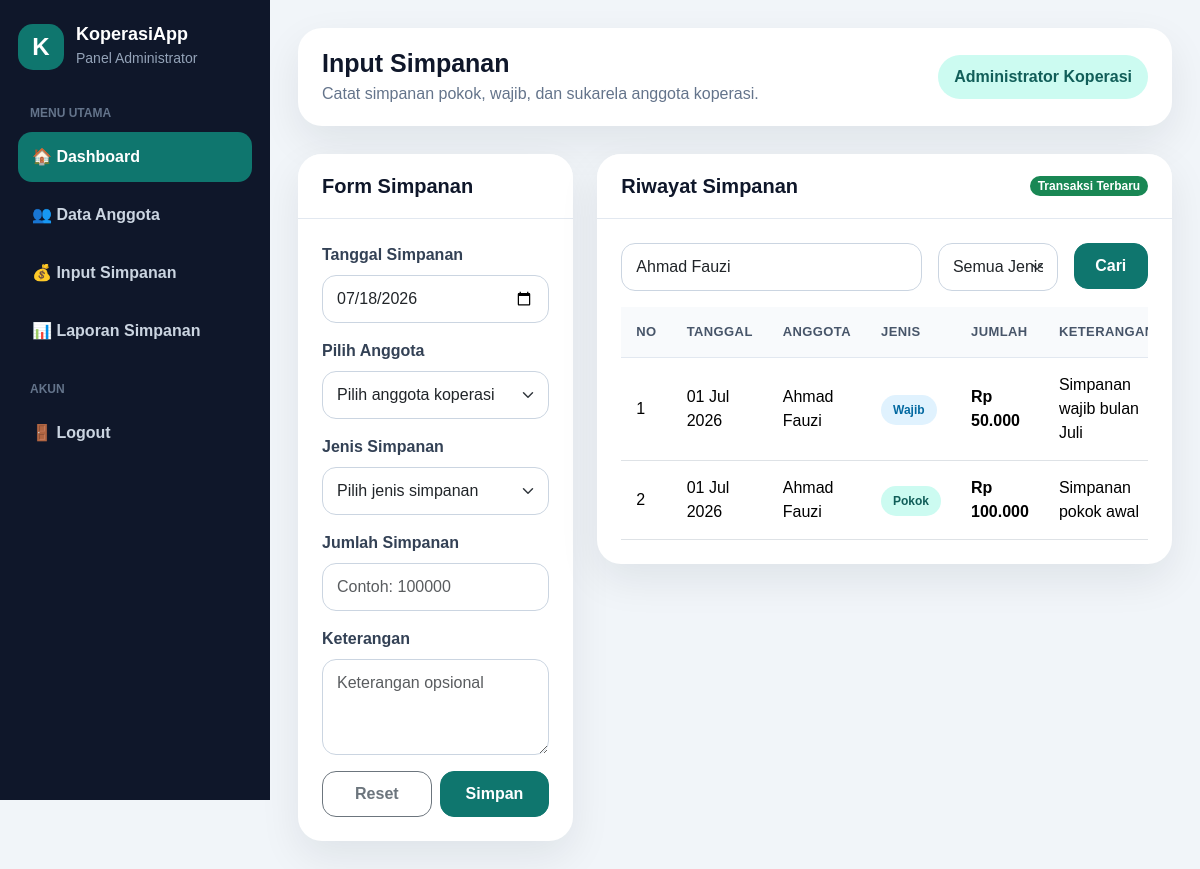
Screenshot of /simpanan.php?cari=Ahmad Fauzi (signed in) with the database file from the repository.
### tables this page shows
CREATE TABLE `simpanan` (
  `id_simpanan` int(11) NOT NULL,
  `id_anggota` int(11) NOT NULL,
  `tanggal_simpanan` date NOT NULL,
  `jenis_simpanan` enum('pokok','wajib','sukarela') NOT NULL,
  `jumlah` decimal(15,2) NOT NULL,
  `keterangan` varchar(255) DEFAULT NULL,
  `created_by` int(11) DEFAULT NULL,
  `created_at` timestamp NOT NULL DEFAULT current_timestamp()
);

CREATE TABLE `anggota` (
  `id_anggota` int(11) NOT NULL,
  `nomor_anggota` varchar(30) NOT NULL,
  `nama_anggota` varchar(100) NOT NULL,
  `jenis_kelamin` enum('L','P') NOT NULL,
  `tempat_lahir` varchar(100) DEFAULT NULL,
  `tanggal_lahir` date DEFAULT NULL,
  `alamat` text DEFAULT NULL,
  `no_hp` varchar(20) DEFAULT NULL,
  `pekerjaan` varchar(100) DEFAULT NULL,
  `tanggal_daftar` date NOT NULL,
  `status_anggota` enum('aktif','nonaktif') DEFAULT 'aktif',
  `created_at` timestamp NOT NULL DEFAULT current_timestamp()
);

### simpanan.php (the view, shortened to what this page needs)
<?php
require_once 'koneksi.php';
$where = "WHERE 1=1";
$cari = '';
$jenis_filter = '';
if (isset($_GET['cari']) && $_GET['cari'] != '') {
    $cari = mysqli_real_escape_string($koneksi, $_GET['cari']);
    $where .= " AND (a.nama_anggota LIKE '%$cari%' OR a.nomor_anggota LIKE '%$cari%')";
}
$query_tampil = "
    SELECT s.*, a.nama_anggota
    FROM simpanan s
    JOIN anggota a ON s.id_anggota = a.id_anggota
    $where
    ORDER BY s.tanggal_simpanan DESC, s.id_simpanan DESC
";
$result = mysqli_query($koneksi, $query_tampil);
?>
<!DOCTYPE html>
<html lang="id">
<head>
    <link href="https://cdn.jsdelivr.net/npm/bootstrap@5.3.8/dist/css/bootstrap.min.css" rel="stylesheet">
    <link rel="stylesheet" href="assets/css/style.css">
</head>
<body>
<div class="app-layout">
    <aside class="sidebar">
        <div class="logo">
            <div class="logo-box">K</div>
            <div>
                <h4>KoperasiApp</h4>
                <small>Panel Administrator</small>
            </div>
        </div>
        <div class="menu-label">Menu Utama</div>
        <ul class="nav-menu">
            <li><a href="dashboard.php" class="active">🏠 Dashboard</a></li>
            <li><a href="anggota.php">👥 Data Anggota</a></li>
            <li><a href="simpanan.php">💰 Input Simpanan</a></li>
            <li><a href="laporan.php">📊 Laporan Simpanan</a></li>
        </ul>
        <div class="menu-label">Akun</div>
        <ul class="nav-menu">
            <li><a href="logout.php">🚪 Logout</a></li>
        </ul>
    </aside>
    <main class="main-content">
        <div class="topbar">
            <div>
                <h2>Input Simpanan</h2>
                <p>Catat simpanan pokok, wajib, dan sukarela anggota koperasi.</p>
            </div>
            <div class="user-pill"><?= htmlspecialchars($_SESSION['nama_lengkap']) ?></div>
        </div>
        <div class="row g-4">
            <div class="col-lg-4">
                <div class="content-card">
                    <div class="card-header">
                        <h5>Form Simpanan</h5>
                    </div>
                    <div class="card-body">
                        <form action="" method="post">
                            <div class="mb-3">
                                <label class="form-label">Tanggal Simpanan</label>
                                <input type="date" name="tanggal_simpanan" class="form-control" value="<?= date('Y-m-d') ?>" required>
                            </div>
                            <div class="mb-3">
                                <label class="form-label">Pilih Anggota</label>
                                <select name="id_anggota" class="form-select" required>
                                    <option value="">Pilih anggota koperasi</option>
                                </select>
                            </div>
                            <div class="mb-3">
                                <label class="form-label">Jenis Simpanan</label>
                                <select name="jenis_simpanan" class="form-select" required>
                                    <option value="">Pilih jenis simpanan</option>
                                </select>
                            </div>
                            <div class="mb-3">
                                <label class="form-label">Jumlah Simpanan</label>
                                <input type="number" name="jumlah" class="form-control" placeholder="Contoh: 100000" required>
                            </div>
                            <div class="mb-3">
                                <label class="form-label">Keterangan</label>
                                <textarea name="keterangan" class="form-control" rows="3" placeholder="Keterangan opsional"></textarea>
                            </div>
                            <div class="d-flex gap-2">
                                <button type="reset" class="btn btn-outline-secondary w-50">
                                    Reset
                                </button>
                                <button type="submit" name="tambah" class="btn btn-primary w-50">
                                    Simpan
                                </button>
                            </div>
                        </form>
                    </div>
                </div>
            </div>
            <div class="col-lg-8">
                <div class="content-card">
                    <div class="card-header d-flex justify-content-between align-items-center">
                        <h5>Riwayat Simpanan</h5>
                        <span class="badge bg-success rounded-pill">Transaksi Terbaru</span>
                    </div>
                    <div class="card-body">
                        <form action="" method="get" class="mb-3">
                            <div class="row g-3">
                                <div class="col-md-7">
                                    <input type="text" name="cari" class="form-control" placeholder="Cari nama anggota atau nomor anggota" value="<?= htmlspecialchars($cari) ?>">
                                </div>
                                <div class="col-md-3">
                                    <select name="jenis" class="form-select">
                                        <option value="Semua Jenis" <?= $jenis_filter=='Semua Jenis'?'selected':'' ?>>Semua Jenis</option>
                                    </select>
                                </div>
                                <div class="col-md-2">
                                    <button type="submit" class="btn btn-primary w-100">Cari</button>
                                </div>
                            </div>
                        </form>
                        <div class="table-responsive">
                            <table class="table table-hover">
                                <thead>
                                    <tr>
                                        <th>No</th>
                                        <th>Tanggal</th>
                                        <th>Anggota</th>
                                        <th>Jenis</th>
                                        <th>Jumlah</th>
                                        <th>Keterangan</th>
                                    </tr>
                                </thead>
                                <tbody>
                                    <?php
                                    $no = 1;
                                    while($row = mysqli_fetch_assoc($result)):
                                    ?>
                                    <tr>
                                        <td><?= $no++ ?></td>
                                        <td><?= date('d M Y', strtotime($row['tanggal_simpanan'])) ?></td>
                                        <td><?= htmlspecialchars($row['nama_anggota']) ?></td>
                                        <td><span class="badge-soft badge-<?= $row['jenis_simpanan'] ?>"><?= ucfirst($row['jenis_simpanan']) ?></span></td>
                                        <td class="money">Rp <?= number_format($row['jumlah'], 0, ',', '.') ?></td>
                                        <td><?= htmlspecialchars($row['keterangan'] ?? '-') ?></td>
                                    </tr>
                                    <?php endwhile; ?>
                                </tbody>
                            </table>
                        </div>
                    </div>
                </div>
            </div>
        </div>
    </main>
</div>
</body>
</html>

### style.css (style rules this page uses)
:root { --primary: #0f766e; --primary-dark: #115e59; --secondary: #64748b; --success: #16a34a; --warning: #f59e0b; --danger: #dc2626; --info: #0284c7; --dark: #0f172a; --light: #f8fafc; --soft-green: #ccfbf1; --soft-blue: #e0f2fe; --soft-yellow: #fef3c7; --soft-red: #fee2e2; --border: #e2e8f0; --shadow: 0 16px 40px rgba(15, 23, 42, 0.08); }
* { box-sizing: border-box; }
body { margin: 0; font-family: Arial, Helvetica, sans-serif; background: #f1f5f9; color: #1e293b; }
a { text-decoration: none; }
.form-label { font-weight: 700; color: #334155; }
.form-control, .form-select { border-radius: 14px; border-color: #cbd5e1; padding: 11px 14px; }
.btn { border-radius: 14px; font-weight: 700; padding: 10px 18px; }
.btn-primary { background: var(--primary); border-color: var(--primary); }
.app-layout { display: flex; min-height: 100vh; }
.sidebar { width: 270px; min-height: 100vh; background: #0f172a; color: #ffffff; position: fixed; padding: 24px 18px; }
.logo { display: flex; align-items: center; gap: 12px; margin-bottom: 34px; }
.logo-box { width: 46px; height: 46px; border-radius: 15px; background: var(--primary); display: flex; align-items: center; justify-content: center; font-size: 24px; font-weight: 800; }
.logo h4 { margin: 0; font-size: 18px; font-weight: 800; }
.logo small { color: #94a3b8; }
.menu-label { color: #64748b; font-size: 12px; text-transform: uppercase; font-weight: 800; margin: 24px 12px 10px; }
.nav-menu { list-style: none; padding: 0; margin: 0; }
.nav-menu li { margin-bottom: 8px; }
.nav-menu a { color: #cbd5e1; display: flex; align-items: center; gap: 12px; padding: 13px 14px; border-radius: 14px; font-weight: 700; transition: 0.2s ease; }
.nav-menu a:hover, .nav-menu a.active { background: var(--primary); color: #ffffff; }
.main-content { margin-left: 270px; width: calc(100% - 270px); padding: 28px; }
.topbar { background: #ffffff; border-radius: 24px; padding: 20px 24px; box-shadow: var(--shadow); display: flex; align-items: center; justify-content: space-between; margin-bottom: 28px; }
.topbar h2 { margin: 0; font-size: 25px; font-weight: 800; color: var(--dark); }
.topbar p { margin: 4px 0 0; color: var(--secondary); }
.user-pill { background: var(--soft-green); color: var(--primary-dark); border-radius: 999px; padding: 10px 16px; font-weight: 800; }
.content-card { background: #ffffff; border-radius: 24px; box-shadow: var(--shadow); border: 0; overflow: hidden; }
.content-card .card-header { background: #ffffff; border-bottom: 1px solid var(--border); padding: 20px 24px; }
.content-card .card-header h5 { margin: 0; font-weight: 800; color: var(--dark); }
.content-card .card-body { padding: 24px; }
.table { margin-bottom: 0; }
.table thead th { background: #f8fafc; color: #475569; font-size: 13px; text-transform: uppercase; letter-spacing: 0.4px; border-bottom: 1px solid var(--border); }
.table td, .table th { vertical-align: middle; padding: 15px; }
.badge-soft { padding: 8px 12px; border-radius: 999px; font-weight: 800; font-size: 12px; }
.badge-pokok { background: #ccfbf1; color: #115e59; }
.badge-wajib { background: #e0f2fe; color: #0369a1; }
.money { font-weight: 800; color: var(--primary-dark); }

### rows the page displays
simpanan: tanggal_simpanan "01 Jul 2026", id_anggota.nama_anggota "Ahmad Fauzi", jenis_simpanan "Wajib", jumlah "50.000", keterangan "Simpanan wajib bulan Juli"
simpanan: tanggal_simpanan "01 Jul 2026", id_anggota.nama_anggota "Ahmad Fauzi", jenis_simpanan "Pokok", jumlah "100.000", keterangan "Simpanan pokok awal"

### other values shown
$_SESSION['nama_lengkap'] "Administrator Koperasi"
